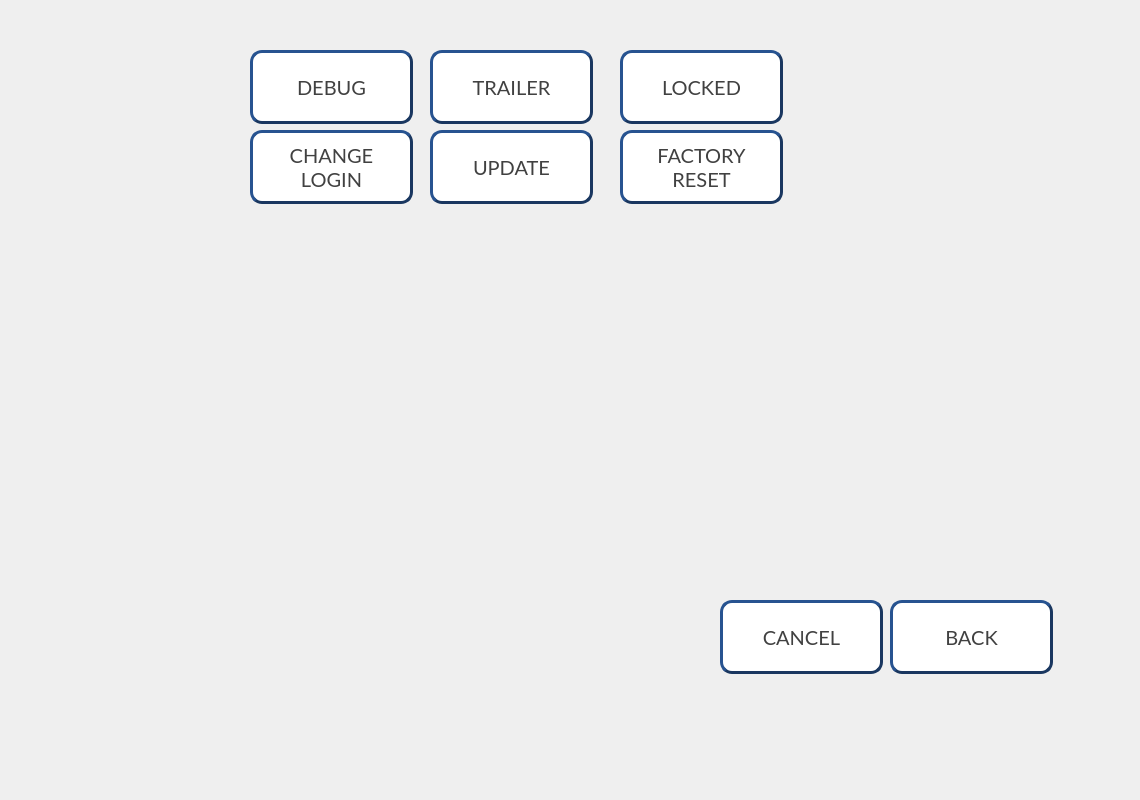
<?xml version="1.0" encoding="UTF-8"?>
<ui version="4.0">
 <class>HNS_Admin_Screen</class>
 <widget class="QWidget" name="HNS_Admin_Screen">
  <property name="geometry">
   <rect>
    <x>0</x>
    <y>0</y>
    <width>1140</width>
    <height>800</height>
   </rect>
  </property>
  <property name="windowTitle">
   <string>Form</string>
  </property>
  <widget class="QPushButton" name="PB_Admin_Trailer">
   <property name="geometry">
    <rect>
     <x>430</x>
     <y>50</y>
     <width>163</width>
     <height>74</height>
    </rect>
   </property>
   <property name="font">
    <font>
     <family>Lato</family>
     <pointsize>15</pointsize>
    </font>
   </property>
   <property name="styleSheet">
    <string notr="true">QPushButton{
	background-color:#FFFFFF;
	color:#414141;
	border-style:outset;
	border-width:3px;
	border-color:#1A3760;
	border-radius:12px;
}</string>
   </property>
   <property name="text">
    <string>TRAILER</string>
   </property>
  </widget>
  <widget class="QPushButton" name="PB_Admin_Update">
   <property name="geometry">
    <rect>
     <x>430</x>
     <y>130</y>
     <width>163</width>
     <height>74</height>
    </rect>
   </property>
   <property name="font">
    <font>
     <family>Lato</family>
     <pointsize>15</pointsize>
    </font>
   </property>
   <property name="styleSheet">
    <string notr="true">QPushButton{
	background-color:#FFFFFF;
	color:#414141;
	border-style:outset;
	border-width:3px;
	border-color:#1A3760;
	border-radius:12px;
}</string>
   </property>
   <property name="text">
    <string>UPDATE</string>
   </property>
  </widget>
  <widget class="QPushButton" name="PB_Admin_Cancel">
   <property name="geometry">
    <rect>
     <x>720</x>
     <y>600</y>
     <width>163</width>
     <height>74</height>
    </rect>
   </property>
   <property name="font">
    <font>
     <family>Lato</family>
     <pointsize>15</pointsize>
    </font>
   </property>
   <property name="styleSheet">
    <string notr="true">QPushButton{
	background-color:#FFFFFF;
	color:#414141;
	border-style:outset;
	border-width:3px;
	border-color:#1A3760;
	border-radius:12px;
}</string>
   </property>
   <property name="text">
    <string>CANCEL</string>
   </property>
  </widget>
  <widget class="QPushButton" name="PB_Admin_Debug">
   <property name="geometry">
    <rect>
     <x>250</x>
     <y>50</y>
     <width>163</width>
     <height>74</height>
    </rect>
   </property>
   <property name="font">
    <font>
     <family>Lato</family>
     <pointsize>15</pointsize>
    </font>
   </property>
   <property name="styleSheet">
    <string notr="true">QPushButton{
	background-color:#FFFFFF;
	color:#414141;
	border-style:outset;
	border-width:3px;
	border-color:#1A3760;
	border-radius:12px;
}</string>
   </property>
   <property name="text">
    <string>DEBUG</string>
   </property>
  </widget>
  <widget class="QPushButton" name="PB_Admin_Back">
   <property name="geometry">
    <rect>
     <x>890</x>
     <y>600</y>
     <width>163</width>
     <height>74</height>
    </rect>
   </property>
   <property name="font">
    <font>
     <family>Lato</family>
     <pointsize>15</pointsize>
    </font>
   </property>
   <property name="styleSheet">
    <string notr="true">QPushButton{
	background-color:#FFFFFF;
	color:#414141;
	border-style:outset;
	border-width:3px;
	border-color:#1A3760;
	border-radius:12px;
}</string>
   </property>
   <property name="text">
    <string>BACK</string>
   </property>
  </widget>
  <widget class="QPushButton" name="PB_Admin_Reset">
   <property name="geometry">
    <rect>
     <x>620</x>
     <y>130</y>
     <width>163</width>
     <height>74</height>
    </rect>
   </property>
   <property name="font">
    <font>
     <family>Lato</family>
     <pointsize>15</pointsize>
    </font>
   </property>
   <property name="styleSheet">
    <string notr="true">QPushButton{
	background-color:#FFFFFF;
	color:#414141;
	border-style:outset;
	border-width:3px;
	border-color:#1A3760;
	border-radius:12px;
}</string>
   </property>
   <property name="text">
    <string>FACTORY
RESET</string>
   </property>
  </widget>
  <widget class="QPushButton" name="PB_Admin_Lock">
   <property name="geometry">
    <rect>
     <x>620</x>
     <y>50</y>
     <width>163</width>
     <height>74</height>
    </rect>
   </property>
   <property name="font">
    <font>
     <family>Lato</family>
     <pointsize>15</pointsize>
    </font>
   </property>
   <property name="styleSheet">
    <string notr="true">QPushButton{
	background-color:#FFFFFF;
	color:#414141;
	border-style:outset;
	border-width:3px;
	border-color:#1A3760;
	border-radius:12px;
}</string>
   </property>
   <property name="text">
    <string>LOCKED</string>
   </property>
  </widget>
  <widget class="QPushButton" name="PB_Admin_Pass">
   <property name="geometry">
    <rect>
     <x>250</x>
     <y>130</y>
     <width>163</width>
     <height>74</height>
    </rect>
   </property>
   <property name="font">
    <font>
     <family>Lato</family>
     <pointsize>15</pointsize>
    </font>
   </property>
   <property name="styleSheet">
    <string notr="true">QPushButton{
	background-color:#FFFFFF;
	color:#414141;
	border-style:outset;
	border-width:3px;
	border-color:#1A3760;
	border-radius:12px;
}</string>
   </property>
   <property name="text">
    <string>CHANGE
LOGIN</string>
   </property>
  </widget>
 </widget>
 <resources/>
 <connections/>
</ui>
